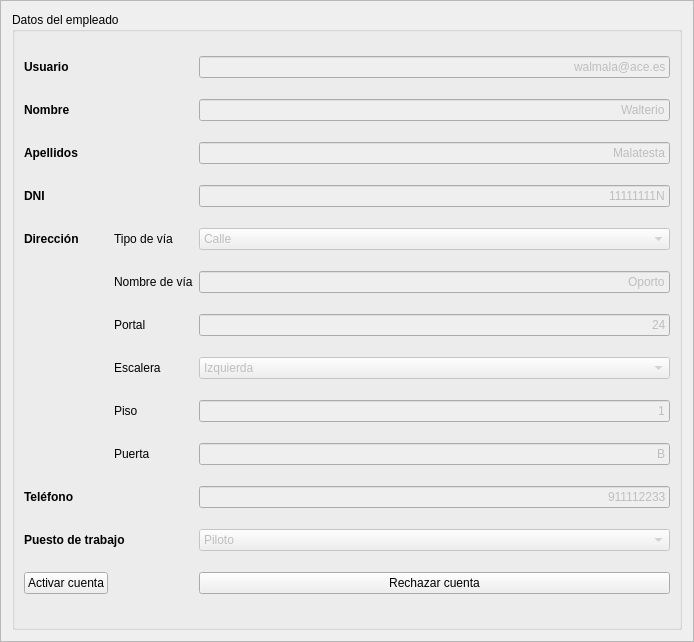
<?xml version="1.0" encoding="UTF-8"?>
<ui version="4.0">
 <class>FVerificarregistroempleado</class>
 <widget class="QFrame" name="FVerificarregistroempleado">
  <property name="geometry">
   <rect>
    <x>0</x>
    <y>0</y>
    <width>694</width>
    <height>642</height>
   </rect>
  </property>
  <property name="windowTitle">
   <string>Frame</string>
  </property>
  <property name="frameShape">
   <enum>QFrame::StyledPanel</enum>
  </property>
  <property name="frameShadow">
   <enum>QFrame::Raised</enum>
  </property>
  <layout class="QHBoxLayout" name="horizontalLayout">
   <item>
    <widget class="QGroupBox" name="groupBox">
     <property name="title">
      <string>Datos del empleado</string>
     </property>
     <layout class="QGridLayout" name="gridLayout">
      <item row="3" column="0">
       <widget class="QLabel" name="label_3">
        <property name="font">
         <font>
          <pointsize>9</pointsize>
          <weight>75</weight>
          <bold>true</bold>
         </font>
        </property>
        <property name="text">
         <string>DNI</string>
        </property>
       </widget>
      </item>
      <item row="3" column="2">
       <widget class="QLineEdit" name="nvuelo_3">
        <property name="enabled">
         <bool>false</bool>
        </property>
        <property name="maximumSize">
         <size>
          <width>600000</width>
          <height>16777215</height>
         </size>
        </property>
        <property name="text">
         <string>11111111N</string>
        </property>
        <property name="maxLength">
         <number>20</number>
        </property>
        <property name="alignment">
         <set>Qt::AlignRight|Qt::AlignTrailing|Qt::AlignVCenter</set>
        </property>
       </widget>
      </item>
      <item row="4" column="0">
       <widget class="QLabel" name="label_4">
        <property name="font">
         <font>
          <pointsize>9</pointsize>
          <weight>75</weight>
          <bold>true</bold>
         </font>
        </property>
        <property name="text">
         <string>Dirección</string>
        </property>
       </widget>
      </item>
      <item row="0" column="2">
       <widget class="QLineEdit" name="nvuelo_9">
        <property name="enabled">
         <bool>false</bool>
        </property>
        <property name="maximumSize">
         <size>
          <width>600000</width>
          <height>16777215</height>
         </size>
        </property>
        <property name="text">
         <string>walmala@ace.es</string>
        </property>
        <property name="maxLength">
         <number>20</number>
        </property>
        <property name="alignment">
         <set>Qt::AlignRight|Qt::AlignTrailing|Qt::AlignVCenter</set>
        </property>
       </widget>
      </item>
      <item row="5" column="2">
       <widget class="QLineEdit" name="nvuelo_4">
        <property name="enabled">
         <bool>false</bool>
        </property>
        <property name="maximumSize">
         <size>
          <width>600000</width>
          <height>16777215</height>
         </size>
        </property>
        <property name="text">
         <string>Oporto</string>
        </property>
        <property name="maxLength">
         <number>20</number>
        </property>
        <property name="alignment">
         <set>Qt::AlignRight|Qt::AlignTrailing|Qt::AlignVCenter</set>
        </property>
       </widget>
      </item>
      <item row="6" column="1">
       <widget class="QLabel" name="label_9">
        <property name="text">
         <string>Portal</string>
        </property>
       </widget>
      </item>
      <item row="6" column="2">
       <widget class="QLineEdit" name="nvuelo_5">
        <property name="enabled">
         <bool>false</bool>
        </property>
        <property name="maximumSize">
         <size>
          <width>600000</width>
          <height>16777215</height>
         </size>
        </property>
        <property name="text">
         <string>24</string>
        </property>
        <property name="maxLength">
         <number>20</number>
        </property>
        <property name="alignment">
         <set>Qt::AlignRight|Qt::AlignTrailing|Qt::AlignVCenter</set>
        </property>
       </widget>
      </item>
      <item row="7" column="1">
       <widget class="QLabel" name="label_10">
        <property name="text">
         <string>Escalera</string>
        </property>
       </widget>
      </item>
      <item row="2" column="2">
       <widget class="QLineEdit" name="nvuelo_2">
        <property name="enabled">
         <bool>false</bool>
        </property>
        <property name="maximumSize">
         <size>
          <width>600000</width>
          <height>16777215</height>
         </size>
        </property>
        <property name="text">
         <string>Malatesta</string>
        </property>
        <property name="maxLength">
         <number>20</number>
        </property>
        <property name="alignment">
         <set>Qt::AlignRight|Qt::AlignTrailing|Qt::AlignVCenter</set>
        </property>
       </widget>
      </item>
      <item row="1" column="2">
       <widget class="QLineEdit" name="nvuelo">
        <property name="enabled">
         <bool>false</bool>
        </property>
        <property name="maximumSize">
         <size>
          <width>600000</width>
          <height>16777215</height>
         </size>
        </property>
        <property name="text">
         <string>Walterio</string>
        </property>
        <property name="maxLength">
         <number>20</number>
        </property>
        <property name="alignment">
         <set>Qt::AlignRight|Qt::AlignTrailing|Qt::AlignVCenter</set>
        </property>
       </widget>
      </item>
      <item row="2" column="0">
       <widget class="QLabel" name="label_2">
        <property name="font">
         <font>
          <pointsize>9</pointsize>
          <weight>75</weight>
          <bold>true</bold>
         </font>
        </property>
        <property name="text">
         <string>Apellidos</string>
        </property>
       </widget>
      </item>
      <item row="4" column="1">
       <widget class="QLabel" name="label_7">
        <property name="text">
         <string>Tipo de vía</string>
        </property>
       </widget>
      </item>
      <item row="0" column="0">
       <widget class="QLabel" name="label_13">
        <property name="font">
         <font>
          <pointsize>9</pointsize>
          <weight>75</weight>
          <bold>true</bold>
         </font>
        </property>
        <property name="text">
         <string>Usuario</string>
        </property>
       </widget>
      </item>
      <item row="8" column="2">
       <widget class="QLineEdit" name="nvuelo_6">
        <property name="enabled">
         <bool>false</bool>
        </property>
        <property name="maximumSize">
         <size>
          <width>600000</width>
          <height>16777215</height>
         </size>
        </property>
        <property name="text">
         <string>1</string>
        </property>
        <property name="maxLength">
         <number>20</number>
        </property>
        <property name="alignment">
         <set>Qt::AlignRight|Qt::AlignTrailing|Qt::AlignVCenter</set>
        </property>
       </widget>
      </item>
      <item row="4" column="2">
       <widget class="QComboBox" name="comboBox">
        <property name="enabled">
         <bool>false</bool>
        </property>
        <item>
         <property name="text">
          <string>Calle</string>
         </property>
        </item>
        <item>
         <property name="text">
          <string>Avenida</string>
         </property>
        </item>
        <item>
         <property name="text">
          <string>Paseo</string>
         </property>
        </item>
       </widget>
      </item>
      <item row="5" column="1">
       <widget class="QLabel" name="label_8">
        <property name="text">
         <string>Nombre de vía</string>
        </property>
       </widget>
      </item>
      <item row="10" column="2">
       <widget class="QLineEdit" name="nvuelo_8">
        <property name="enabled">
         <bool>false</bool>
        </property>
        <property name="maximumSize">
         <size>
          <width>600000</width>
          <height>16777215</height>
         </size>
        </property>
        <property name="text">
         <string>911112233</string>
        </property>
        <property name="maxLength">
         <number>20</number>
        </property>
        <property name="alignment">
         <set>Qt::AlignRight|Qt::AlignTrailing|Qt::AlignVCenter</set>
        </property>
       </widget>
      </item>
      <item row="11" column="0" colspan="2">
       <widget class="QLabel" name="label_6">
        <property name="font">
         <font>
          <pointsize>9</pointsize>
          <weight>75</weight>
          <bold>true</bold>
         </font>
        </property>
        <property name="text">
         <string>Puesto de trabajo</string>
        </property>
       </widget>
      </item>
      <item row="11" column="2">
       <widget class="QComboBox" name="comboBox_2">
        <property name="enabled">
         <bool>false</bool>
        </property>
        <property name="sizeAdjustPolicy">
         <enum>QComboBox::AdjustToContents</enum>
        </property>
        <item>
         <property name="text">
          <string>Piloto</string>
         </property>
        </item>
        <item>
         <property name="text">
          <string>Copiloto</string>
         </property>
        </item>
        <item>
         <property name="text">
          <string>Administrativo</string>
         </property>
        </item>
        <item>
         <property name="text">
          <string>Jefe de departamento</string>
         </property>
        </item>
        <item>
         <property name="text">
          <string>Jefe de sección</string>
         </property>
        </item>
        <item>
         <property name="text">
          <string>Mecánico</string>
         </property>
        </item>
        <item>
         <property name="text">
          <string>Personal limpieza</string>
         </property>
        </item>
       </widget>
      </item>
      <item row="7" column="2">
       <widget class="QComboBox" name="comboBox_3">
        <property name="enabled">
         <bool>false</bool>
        </property>
        <item>
         <property name="text">
          <string>Izquierda</string>
         </property>
        </item>
        <item>
         <property name="text">
          <string>Derecha</string>
         </property>
        </item>
        <item>
         <property name="text">
          <string>Centro</string>
         </property>
        </item>
        <item>
         <property name="text">
          <string>-</string>
         </property>
        </item>
       </widget>
      </item>
      <item row="8" column="1">
       <widget class="QLabel" name="label_11">
        <property name="text">
         <string>Piso</string>
        </property>
       </widget>
      </item>
      <item row="9" column="1">
       <widget class="QLabel" name="label_12">
        <property name="text">
         <string>Puerta</string>
        </property>
       </widget>
      </item>
      <item row="9" column="2">
       <widget class="QLineEdit" name="nvuelo_7">
        <property name="enabled">
         <bool>false</bool>
        </property>
        <property name="maximumSize">
         <size>
          <width>600000</width>
          <height>16777215</height>
         </size>
        </property>
        <property name="text">
         <string>B</string>
        </property>
        <property name="maxLength">
         <number>20</number>
        </property>
        <property name="alignment">
         <set>Qt::AlignRight|Qt::AlignTrailing|Qt::AlignVCenter</set>
        </property>
       </widget>
      </item>
      <item row="10" column="0">
       <widget class="QLabel" name="label_5">
        <property name="font">
         <font>
          <pointsize>9</pointsize>
          <weight>75</weight>
          <bold>true</bold>
         </font>
        </property>
        <property name="text">
         <string>Teléfono</string>
        </property>
       </widget>
      </item>
      <item row="1" column="0">
       <widget class="QLabel" name="label">
        <property name="font">
         <font>
          <pointsize>9</pointsize>
          <weight>75</weight>
          <bold>true</bold>
         </font>
        </property>
        <property name="text">
         <string>Nombre</string>
        </property>
       </widget>
      </item>
      <item row="12" column="2">
       <widget class="QPushButton" name="pushButton_2">
        <property name="text">
         <string>Rechazar cuenta</string>
        </property>
       </widget>
      </item>
      <item row="12" column="0">
       <widget class="QPushButton" name="pushButton">
        <property name="text">
         <string>Activar cuenta</string>
        </property>
       </widget>
      </item>
     </layout>
    </widget>
   </item>
  </layout>
 </widget>
 <resources/>
 <connections/>
</ui>
